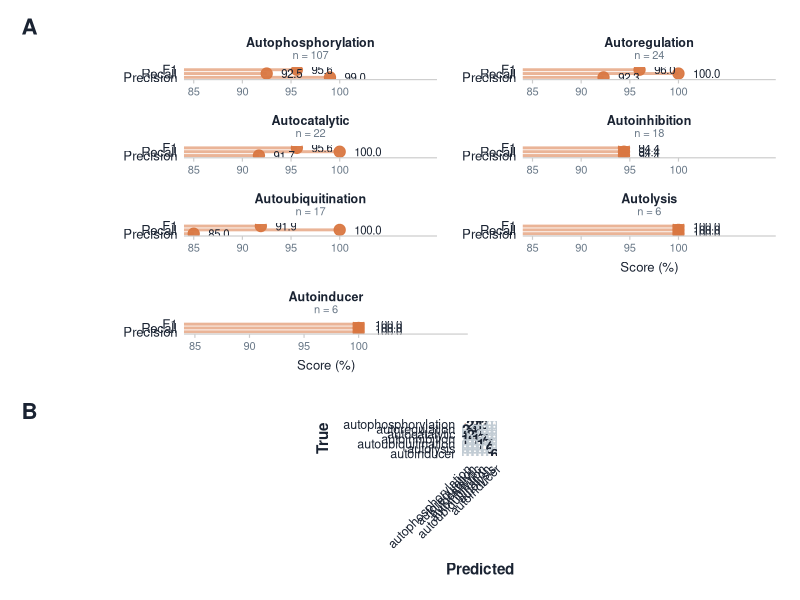

Write the R code that produced this figure.
# Run from the repository root: Rscript figures/report/Rfiles/Figure5_stage2_performance.R
# =============================================================================
# Figure 5 — Stage 2 mechanism classification performance (two panels)
#
#   (A) Per-class precision / recall / F1 for the seven mechanism classes
#   (B) 7x7 confusion matrix on the independent test set (n = 200)
#
# Replaces the previously separate figure_table7.png (panel A, R/ggplot) and
# reports/stage2_confusion_matrix.png (panel B, Python/seaborn). Rebuilding
# panel B in ggplot puts both panels in the same visual language as Figure 4
# and resolves the "merge Figure 6 with 5" review comment.
#
# NOTE: no model is re-run. Every value below is a fixed constant read off the
# Stage 2 test-set confusion matrix.
#
# Output: figures/report/Figure5_stage2_performance.png (300 dpi)
# =============================================================================

library(ggplot2)
library(patchwork)

# --- Colour palette (matches figure_table7.R / figure_stage1.R) ---------------
col_accent <- "#d97742"
col_ink    <- "#1a2332"
col_muted  <- "#6b7a89"
col_bg     <- "#ffffff"

# --- Tag styling shared by both panels ---------------------------------------
tag_style <- theme(
  plot.tag = element_text(size = 16, face = "bold", colour = col_ink)
)

# =============================================================================
# Panel A — per-class metrics
# =============================================================================
# Precision for Autoubiquitination is 85.0, not 85.9. 17 / (17 + 3) = 85.0.
# Confirmed by this panel's own F1 (91.9 requires 85.0; 85.9 gives 92.4) and by
# the macro-precision of 94.6 reported in Figure 4D.

make_panel <- function(mech, n, prec, rec, f1, show_x_title = FALSE) {

  df <- data.frame(
    Metric = factor(c("Precision", "Recall", "F1"),
                    levels = c("Precision", "Recall", "F1")),
    Score  = c(prec, rec, f1),
    label  = sprintf("%.1f", c(prec, rec, f1))
  )

  ggplot(df, aes(x = .data$Score, y = .data$Metric)) +

    geom_segment(
      aes(xend = .data$Score),
      x = 84, colour = col_accent, linewidth = 1.0, alpha = 0.55
    ) +

    geom_point(size = 3.5, colour = col_accent, alpha = 0.95) +

    geom_text(
      aes(x = .data$Score + 1.5, label = .data$label),
      hjust = 0, size = 2.9, colour = col_ink
    ) +

    scale_x_continuous(
      limits = c(84, 110),
      breaks = c(85, 90, 95, 100),
      expand = expansion(mult = c(0, 0))
    ) +

    scale_y_discrete(expand = expansion(add = c(0.6, 0.6))) +

    labs(
      x        = if (show_x_title) "Score (%)" else NULL,
      y        = NULL,
      title    = mech,
      subtitle = paste0("n = ", n)
    ) +

    theme_classic(base_size = 11) +
    theme(
      plot.title       = element_text(
        colour = col_ink, face = "bold", size = 9,
        hjust = 0.5, margin = margin(b = 0)
      ),
      plot.subtitle    = element_text(
        colour = col_muted, size = 8,
        hjust = 0.5, margin = margin(b = 4)
      ),
      plot.background  = element_rect(fill = col_bg, colour = NA),
      panel.background = element_rect(fill = col_bg, colour = NA),
      axis.text.y      = element_text(colour = col_ink,   size = 9.5),
      axis.text.x      = element_text(colour = col_muted, size = 8),
      axis.title.x     = element_text(
        colour = col_ink, size = 9.5, margin = margin(t = 5)
      ),
      axis.ticks.y     = element_blank(),
      axis.line.y      = element_blank(),
      axis.line.x      = element_line(colour = "#cccccc", linewidth = 0.4),
      axis.ticks.x     = element_line(colour = "#cccccc", linewidth = 0.4),
      plot.margin      = margin(6, 12, 6, 6)
    )
}

# Laid out 2 columns x 4 rows (see composition block below), so the x-axis
# title belongs on the bottom plot of each column: p6 (col 2) and p7 (col 1).
p1 <- make_panel("Autophosphorylation", 107,  99.0,  92.5,  95.6)
p2 <- make_panel("Autoregulation",       24,  92.3, 100.0,  96.0)
p3 <- make_panel("Autocatalytic",        22,  91.7, 100.0,  95.6)
p4 <- make_panel("Autoinhibition",       18,  94.4,  94.4,  94.4)
p5 <- make_panel("Autoubiquitination",   17,  85.0, 100.0,  91.9)
p6 <- make_panel("Autolysis",             6, 100.0, 100.0, 100.0, show_x_title = TRUE)
p7 <- make_panel("Autoinducer",           6, 100.0, 100.0, 100.0, show_x_title = TRUE)

# Tag "A" sits on the first panel of the block
p1 <- p1 + labs(tag = "A") + tag_style

# =============================================================================
# Panel B — 7x7 confusion matrix
# =============================================================================
# Rows = true class, columns = predicted class. Row sums give the supports
# used in panel A (107, 24, 22, 18, 17, 6, 6); total = 200, correct = 191.

classes <- c(
  "autophosphorylation", "autoregulation", "autocatalytic",
  "autoinhibition", "autoubiquitination", "autolysis", "autoinducer"
)

counts <- c(
  99, 2, 2, 1, 3, 0, 0,   # true autophosphorylation
   0, 24, 0, 0, 0, 0, 0,  # true autoregulation
   0, 0, 22, 0, 0, 0, 0,  # true autocatalytic
   1, 0, 0, 17, 0, 0, 0,  # true autoinhibition
   0, 0, 0, 0, 17, 0, 0,  # true autoubiquitination
   0, 0, 0, 0, 0, 6, 0,   # true autolysis
   0, 0, 0, 0, 0, 0, 6    # true autoinducer
)

cm <- data.frame(
  True      = factor(rep(classes, each = 7), levels = rev(classes)),
  Predicted = factor(rep(classes, times = 7), levels = classes),
  n         = counts
)

panel_b <- ggplot(cm, aes(x = .data$Predicted, y = .data$True, fill = .data$n)) +

  geom_tile(colour = "white", linewidth = 1.2) +

  geom_text(
    aes(label = .data$n),
    size = 3.6, fontface = "bold",
    colour = ifelse(cm$n == 0, "#c2ccd4",
             ifelse(cm$n > 50, "white", col_ink))
  ) +

  # sqrt scaling keeps mid-range counts (17-24) visible against the 99 diagonal
  scale_fill_gradient(
    low   = "#fdf1ea",
    high  = col_accent,
    trans = "sqrt",
    guide = "none"
  ) +

  scale_x_discrete(position = "bottom", expand = expansion(0)) +
  scale_y_discrete(expand = expansion(0)) +

  coord_fixed() +

  labs(x = "Predicted", y = "True", tag = "B") +

  theme_classic(base_size = 12) +
  theme(
    plot.tag         = element_text(size = 16, face = "bold", colour = col_ink),
    axis.title.x     = element_text(
      colour = col_ink, size = 11, face = "bold", margin = margin(t = 8)
    ),
    axis.title.y     = element_text(
      colour = col_ink, size = 11, face = "bold", margin = margin(r = 8)
    ),
    axis.text.x      = element_text(
      colour = col_ink, size = 9, angle = 45, hjust = 1
    ),
    axis.text.y      = element_text(colour = col_ink, size = 9),
    axis.line        = element_blank(),
    axis.ticks       = element_blank(),
    panel.background = element_rect(fill = col_bg, colour = NA),
    plot.background  = element_rect(fill = col_bg, colour = NA),
    plot.margin      = margin(14, 10, 10, 10)
  )

# =============================================================================
# Compose: panel A as 2 columns x 4 rows, panel B centred beneath
# =============================================================================
# Portrait on purpose. The figure is page-height limited, so two wide columns
# print roughly twice as large as four narrow ones once scaled to a journal
# page; the 9 x 12.5 canvas is ~the 6.5 x 9 in text-block aspect ratio, so it
# fills the page with minimal down-scaling.
#
#   col 1 | col 2
#   ------+------
#     p1  |  p2
#     p3  |  p4
#     p5  |  p6
#     p7  | (empty)

row1 <- p1 | p2
row2 <- p3 | p4
row3 <- p5 | p6
row4 <- p7 | plot_spacer()

# panel_b spans the full width rather than being centred with spacers: coord_fixed
# keeps the matrix square within whatever space it gets, and running full-width
# keeps the "B" tag on the same left margin as the "A" tag above.
combined <- row1 / row2 / row3 / row4 / panel_b +
  plot_layout(heights = c(1, 1, 1, 1, 2.8))

# --- Save --------------------------------------------------------------------
output_path <- "figures/report/Figure5_stage2_performance.png"

ggsave(
  filename = output_path,
  plot     = combined,
  width    = 9,
  height   = 12.5,
  dpi      = 300,
  bg       = col_bg
)

message("Saved: ", output_path)
